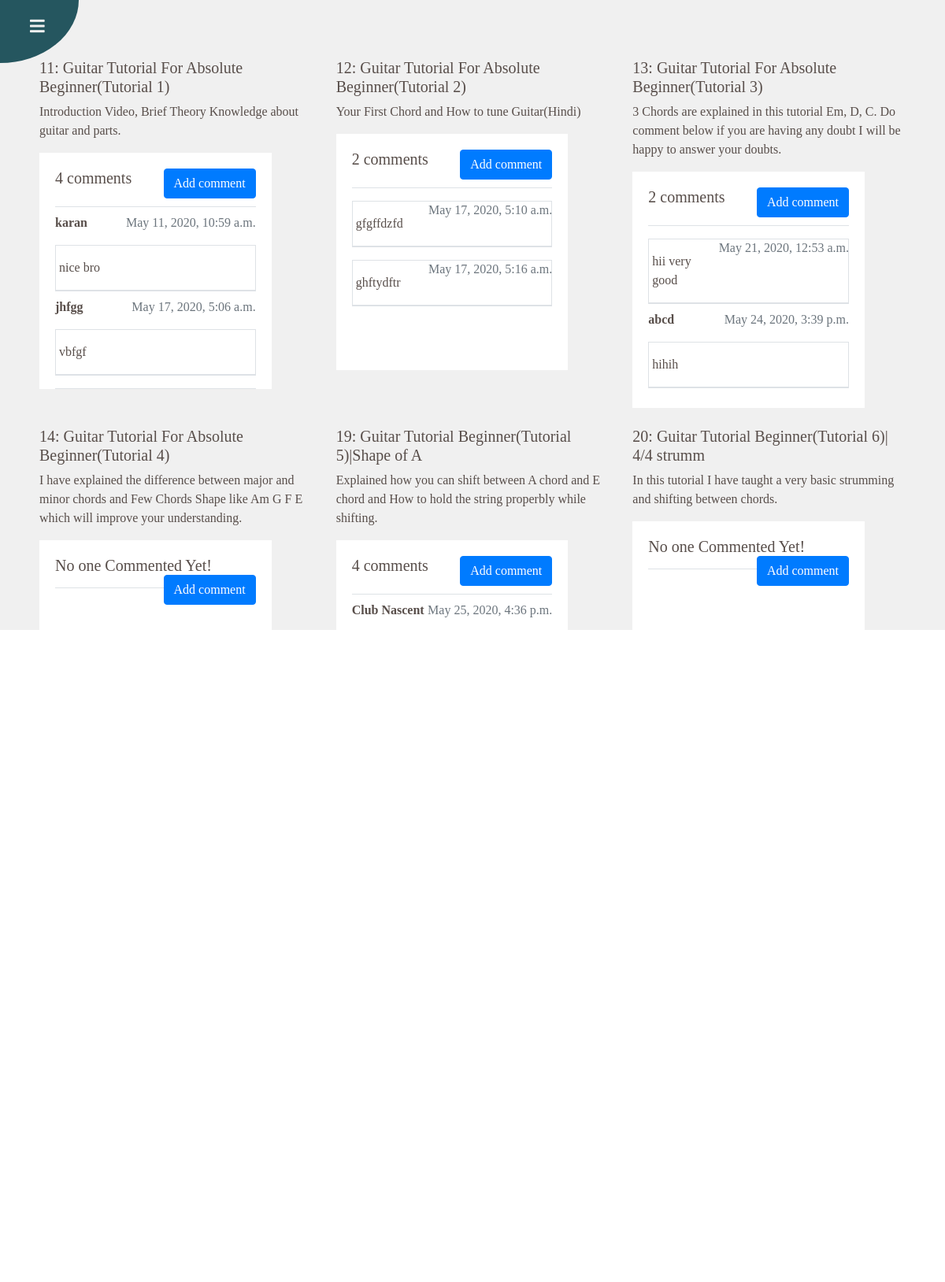
The page /main/material/basic/ on the database its author committed.
### main/models.py (models this page shows, shortened)
class Video(models.Model):
    v_id = models.AutoField(primary_key = True)
    v_title = models.CharField(max_length= 50)
    v_category = models.CharField(max_length= 50)
    v_desc = models.CharField(max_length=500, default="")
    v_pubDate = models.DateTimeField(default=timezone.now)
    v_video = EmbedVideoField(blank=True)

class Comment(models.Model):
    post = models.ForeignKey(Video,on_delete=models.CASCADE,related_name='comments')
    name = models.CharField(max_length=100, default="")
    body = models.TextField()
    created_on = models.DateTimeField(default=timezone.now)
    active = models.BooleanField(default=False)
    class Meta:
        ordering = ['created_on']

### main/views.py (the view)
# urls.py: path('material/<str:cat>/',VideoListView.as_view(), name="videoListView"),
class VideoListView(ListView):
    model = Video
    template_name = 'main/material.html'
    context_object_name = 'videos'
    paginate_by = 6
    def get_queryset(self):
        return Video.objects.filter(v_category = self.kwargs.get('cat')).order_by('v_pubDate')

### main/templates/main/material.html (shortened to what this page needs)
{% extends 'basic.html' %}
{% load embed_video_tags %}
{% block body %}
<div class=" my-3">
  <div class="row mt-4">
    {% for i in videos %}
  <div class="col-md-4 ">
    <h5>{{i.v_id}}: {{i.v_title}}</h5>
    <p>{{i.v_desc}}</p>
    <div class="card-body mb-4 comment_section" style="background-color: white;">
      <div class="border-bottom ">
        {% if i.comments.count <= 0 %}
          <h5 class="mb-3">No one Commented Yet!
            <div style="float: right;">
              {% if user.is_authenticated %}
              <a class="btn btn-primary" href="{% url 'add_comment_to_post' pk=i.pk %}">Add comment</a>
              {% else %}
                <a class="btn btn-primary " href="{% url 'login' %}">Add comment</a>
              {% endif %}
            </div>
          </h5>
        {% else %}
          <h5 class="mb-4" >{{ i.comments.count }} comments
            <div style="float: right">
              {% if user.is_authenticated %}
              <a class="btn btn-primary mt-2" href="{% url 'add_comment_to_post' pk=i.pk %}">Add comment</a>
              {% else %}
                <a class="btn btn-primary " href="{% url 'login' %}">Add comment</a>
              {% endif %}
            </div>
          </h5>
        {% endif %}
    </div>
      {% for comment in i.comments.all %}
      <div class="comments border-bottom mt-2">
        <p class="font-weight-bold">
          {{ comment.name }}
          <span class=" text-muted font-weight-normal " style="float: right;">
            {{ comment.created_on }}
          </span>
        </p>
        <div class="border">
          <div class="ml-1">
            <p >{{ comment.body | linebreaks }}</p>
          </div>
        </div>
      </div>
    {% endfor %}
    </div>
  </div>
    {% endfor %}
  </div>
</div>
{% endblock %}

### rows shown on the page
Video: v_id "11", v_title "Guitar Tutorial For Absolute Beginner(Tutorial 1)", v_desc "Introduction Video, Brief Theory Knowledge about guitar and parts.", comments.count "4", shows "Add comment"
Comment: name "karan", created_on "May 11, 2020, 10:59 a.m.", body "nice bro"
Comment: name "jhfgg", created_on "May 17, 2020, 5:06 a.m.", body "vbfgf"
Video: v_id "12", v_title "Guitar Tutorial For Absolute Beginner(Tutorial 2)", v_desc "Your First Chord and How to tune Guitar(Hindi)", comments.count "2", shows "Add comment"
Comment: created_on "May 17, 2020, 5:10 a.m.", body "gfgffdzfd"
Comment: created_on "May 17, 2020, 5:16 a.m.", body "ghftydftr"
Video: v_id "13", v_title "Guitar Tutorial For Absolute Beginner(Tutorial 3)", v_desc "3 Chords are explained in this tutorial Em, D, C. Do comment below if you are having any doubt I will be happy to answer your doubts.", comments.count "2", shows "Add comment"
Comment: created_on "May 21, 2020, 12:53 a.m.", body "hii very good"
Comment: name "abcd", created_on "May 24, 2020, 3:39 p.m.", body "hihih"
Video: v_id "14", v_title "Guitar Tutorial For Absolute Beginner(Tutorial 4)", v_desc "I have explained the difference between major and minor chords and Few Chords Shape like Am G F E which will improve your understanding.", shows "No one Commented Yet!", shows "Add comment"
Video: v_id "19", v_title "Guitar Tutorial Beginner(Tutorial 5)|Shape of A", v_desc "Explained how you can shift between A chord and E chord and How to hold the string properbly while shifting.", comments.count "4", shows "Add comment"
Comment: name "Club Nascent", created_on "May 25, 2020, 4:36 p.m."
Video: v_id "20", v_title "Guitar Tutorial Beginner(Tutorial 6)| 4/4 strumm", v_desc "In this tutorial I have taught a very basic strumming and shifting between chords.", shows "No one Commented Yet!", shows "Add comment"
